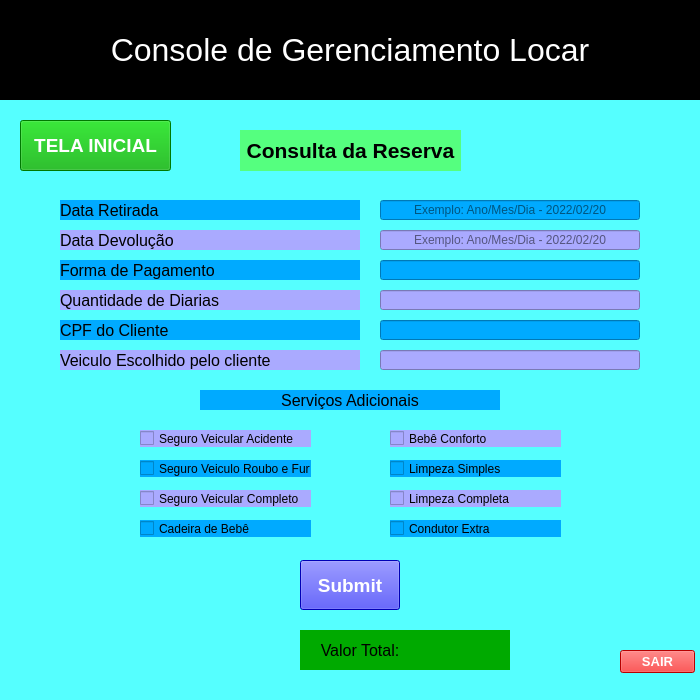
<?xml version="1.0" encoding="UTF-8"?>
<ui version="4.0">
 <class>Locar_Cadastro_Veiculo</class>
 <widget class="QMainWindow" name="Locar_Cadastro_Veiculo">
  <property name="geometry">
   <rect>
    <x>0</x>
    <y>0</y>
    <width>700</width>
    <height>700</height>
   </rect>
  </property>
  <property name="minimumSize">
   <size>
    <width>700</width>
    <height>700</height>
   </size>
  </property>
  <property name="maximumSize">
   <size>
    <width>700</width>
    <height>750</height>
   </size>
  </property>
  <property name="windowTitle">
   <string>Locar</string>
  </property>
  <property name="styleSheet">
   <string notr="true">background-color: rgb(255, 255, 255);
background-color: rgb(85, 255, 255);
</string>
  </property>
  <widget class="QWidget" name="centralwidget">
   <widget class="QLabel" name="subtitulo_console">
    <property name="geometry">
     <rect>
      <x>0</x>
      <y>0</y>
      <width>700</width>
      <height>100</height>
     </rect>
    </property>
    <property name="sizePolicy">
     <sizepolicy hsizetype="Preferred" vsizetype="Preferred">
      <horstretch>0</horstretch>
      <verstretch>0</verstretch>
     </sizepolicy>
    </property>
    <property name="minimumSize">
     <size>
      <width>700</width>
      <height>100</height>
     </size>
    </property>
    <property name="maximumSize">
     <size>
      <width>700</width>
      <height>100</height>
     </size>
    </property>
    <property name="font">
     <font>
      <pointsize>24</pointsize>
     </font>
    </property>
    <property name="styleSheet">
     <string notr="true">background-color: rgb(0, 0, 0);
color: rgb(255, 255, 255);</string>
    </property>
    <property name="lineWidth">
     <number>8</number>
    </property>
    <property name="midLineWidth">
     <number>5</number>
    </property>
    <property name="text">
     <string>Console de Gerenciamento Locar</string>
    </property>
    <property name="textFormat">
     <enum>Qt::PlainText</enum>
    </property>
    <property name="scaledContents">
     <bool>false</bool>
    </property>
    <property name="alignment">
     <set>Qt::AlignCenter</set>
    </property>
   </widget>
   <widget class="QLabel" name="label6">
    <property name="geometry">
     <rect>
      <x>60</x>
      <y>350</y>
      <width>300</width>
      <height>20</height>
     </rect>
    </property>
    <property name="minimumSize">
     <size>
      <width>300</width>
      <height>20</height>
     </size>
    </property>
    <property name="maximumSize">
     <size>
      <width>300</width>
      <height>20</height>
     </size>
    </property>
    <property name="font">
     <font>
      <pointsize>12</pointsize>
      <weight>50</weight>
      <bold>false</bold>
     </font>
    </property>
    <property name="styleSheet">
     <string notr="true">background-color: rgb(170, 170, 255);</string>
    </property>
    <property name="text">
     <string>Veiculo Escolhido pelo cliente</string>
    </property>
    <property name="alignment">
     <set>Qt::AlignLeading|Qt::AlignLeft|Qt::AlignVCenter</set>
    </property>
   </widget>
   <widget class="QLabel" name="label_2">
    <property name="geometry">
     <rect>
      <x>240</x>
      <y>130</y>
      <width>221</width>
      <height>41</height>
     </rect>
    </property>
    <property name="font">
     <font>
      <pointsize>16</pointsize>
      <weight>75</weight>
      <bold>true</bold>
     </font>
    </property>
    <property name="styleSheet">
     <string notr="true">background-color: rgb(85, 255, 127);</string>
    </property>
    <property name="text">
     <string>Consulta da Reserva</string>
    </property>
    <property name="alignment">
     <set>Qt::AlignCenter</set>
    </property>
   </widget>
   <widget class="QLineEdit" name="lineEdit_5">
    <property name="geometry">
     <rect>
      <x>380</x>
      <y>320</y>
      <width>260</width>
      <height>20</height>
     </rect>
    </property>
    <property name="minimumSize">
     <size>
      <width>260</width>
      <height>20</height>
     </size>
    </property>
    <property name="maximumSize">
     <size>
      <width>260</width>
      <height>20</height>
     </size>
    </property>
    <property name="styleSheet">
     <string notr="true">background-color: rgb(0, 170, 255);</string>
    </property>
    <property name="text">
     <string/>
    </property>
   </widget>
   <widget class="QPushButton" name="pushButton_5">
    <property name="geometry">
     <rect>
      <x>620</x>
      <y>650</y>
      <width>75</width>
      <height>23</height>
     </rect>
    </property>
    <property name="font">
     <font>
      <pointsize>10</pointsize>
      <weight>75</weight>
      <bold>true</bold>
     </font>
    </property>
    <property name="styleSheet">
     <string notr="true">background-color: rgb(255, 0, 0);
color: rgb(255, 255, 255);
border-color: rgb(255, 0, 255);</string>
    </property>
    <property name="text">
     <string>SAIR</string>
    </property>
   </widget>
   <widget class="QCheckBox" name="checkBox_6">
    <property name="geometry">
     <rect>
      <x>390</x>
      <y>430</y>
      <width>171</width>
      <height>17</height>
     </rect>
    </property>
    <property name="styleSheet">
     <string notr="true">background-color: rgb(170, 170, 255);</string>
    </property>
    <property name="text">
     <string>Bebê Conforto</string>
    </property>
   </widget>
   <widget class="QCheckBox" name="checkBox_9">
    <property name="geometry">
     <rect>
      <x>140</x>
      <y>460</y>
      <width>171</width>
      <height>17</height>
     </rect>
    </property>
    <property name="styleSheet">
     <string notr="true">background-color: rgb(0, 170, 255);</string>
    </property>
    <property name="text">
     <string>Seguro Veiculo Roubo e Furto</string>
    </property>
   </widget>
   <widget class="QLineEdit" name="lineEdit_6">
    <property name="geometry">
     <rect>
      <x>380</x>
      <y>350</y>
      <width>260</width>
      <height>20</height>
     </rect>
    </property>
    <property name="minimumSize">
     <size>
      <width>260</width>
      <height>20</height>
     </size>
    </property>
    <property name="maximumSize">
     <size>
      <width>260</width>
      <height>20</height>
     </size>
    </property>
    <property name="styleSheet">
     <string notr="true">background-color: rgb(170, 170, 255);</string>
    </property>
    <property name="text">
     <string/>
    </property>
   </widget>
   <widget class="QLabel" name="label7">
    <property name="geometry">
     <rect>
      <x>200</x>
      <y>390</y>
      <width>300</width>
      <height>20</height>
     </rect>
    </property>
    <property name="minimumSize">
     <size>
      <width>300</width>
      <height>20</height>
     </size>
    </property>
    <property name="maximumSize">
     <size>
      <width>300</width>
      <height>20</height>
     </size>
    </property>
    <property name="font">
     <font>
      <pointsize>12</pointsize>
      <weight>50</weight>
      <bold>false</bold>
     </font>
    </property>
    <property name="styleSheet">
     <string notr="true">background-color: rgb(0, 170, 255);</string>
    </property>
    <property name="text">
     <string>Serviços Adicionais</string>
    </property>
    <property name="alignment">
     <set>Qt::AlignCenter</set>
    </property>
   </widget>
   <widget class="QLabel" name="label2">
    <property name="geometry">
     <rect>
      <x>60</x>
      <y>230</y>
      <width>300</width>
      <height>20</height>
     </rect>
    </property>
    <property name="minimumSize">
     <size>
      <width>300</width>
      <height>20</height>
     </size>
    </property>
    <property name="maximumSize">
     <size>
      <width>300</width>
      <height>20</height>
     </size>
    </property>
    <property name="font">
     <font>
      <pointsize>12</pointsize>
      <weight>50</weight>
      <bold>false</bold>
     </font>
    </property>
    <property name="styleSheet">
     <string notr="true">background-color: rgb(170, 170, 255);</string>
    </property>
    <property name="text">
     <string>Data Devolução</string>
    </property>
    <property name="alignment">
     <set>Qt::AlignLeading|Qt::AlignLeft|Qt::AlignVCenter</set>
    </property>
   </widget>
   <widget class="QCheckBox" name="checkBox_12">
    <property name="geometry">
     <rect>
      <x>390</x>
      <y>520</y>
      <width>171</width>
      <height>17</height>
     </rect>
    </property>
    <property name="styleSheet">
     <string notr="true">background-color: rgb(0, 170, 255);</string>
    </property>
    <property name="text">
     <string>Condutor Extra</string>
    </property>
   </widget>
   <widget class="QLabel" name="label5">
    <property name="geometry">
     <rect>
      <x>60</x>
      <y>320</y>
      <width>300</width>
      <height>20</height>
     </rect>
    </property>
    <property name="minimumSize">
     <size>
      <width>300</width>
      <height>20</height>
     </size>
    </property>
    <property name="maximumSize">
     <size>
      <width>300</width>
      <height>20</height>
     </size>
    </property>
    <property name="font">
     <font>
      <pointsize>12</pointsize>
      <weight>50</weight>
      <bold>false</bold>
     </font>
    </property>
    <property name="styleSheet">
     <string notr="true">background-color: rgb(0, 170, 255);</string>
    </property>
    <property name="text">
     <string>CPF do Cliente</string>
    </property>
    <property name="alignment">
     <set>Qt::AlignLeading|Qt::AlignLeft|Qt::AlignVCenter</set>
    </property>
   </widget>
   <widget class="QLabel" name="label7_2">
    <property name="geometry">
     <rect>
      <x>300</x>
      <y>630</y>
      <width>120</width>
      <height>40</height>
     </rect>
    </property>
    <property name="minimumSize">
     <size>
      <width>120</width>
      <height>40</height>
     </size>
    </property>
    <property name="maximumSize">
     <size>
      <width>120</width>
      <height>20</height>
     </size>
    </property>
    <property name="font">
     <font>
      <pointsize>12</pointsize>
      <weight>50</weight>
      <bold>false</bold>
     </font>
    </property>
    <property name="styleSheet">
     <string notr="true">background-color: rgb(0, 170, 0);</string>
    </property>
    <property name="text">
     <string>Valor Total:</string>
    </property>
    <property name="alignment">
     <set>Qt::AlignCenter</set>
    </property>
   </widget>
   <widget class="QLabel" name="label3">
    <property name="geometry">
     <rect>
      <x>60</x>
      <y>260</y>
      <width>300</width>
      <height>20</height>
     </rect>
    </property>
    <property name="minimumSize">
     <size>
      <width>300</width>
      <height>20</height>
     </size>
    </property>
    <property name="maximumSize">
     <size>
      <width>300</width>
      <height>20</height>
     </size>
    </property>
    <property name="font">
     <font>
      <pointsize>12</pointsize>
      <weight>50</weight>
      <bold>false</bold>
     </font>
    </property>
    <property name="styleSheet">
     <string notr="true">background-color: rgb(0, 170, 255);</string>
    </property>
    <property name="text">
     <string>Forma de Pagamento</string>
    </property>
    <property name="alignment">
     <set>Qt::AlignLeading|Qt::AlignLeft|Qt::AlignVCenter</set>
    </property>
   </widget>
   <widget class="QCheckBox" name="checkBox_5">
    <property name="geometry">
     <rect>
      <x>390</x>
      <y>490</y>
      <width>171</width>
      <height>17</height>
     </rect>
    </property>
    <property name="styleSheet">
     <string notr="true">background-color: rgb(170, 170, 255);</string>
    </property>
    <property name="text">
     <string>Limpeza Completa</string>
    </property>
   </widget>
   <widget class="QPushButton" name="pushButton_2">
    <property name="geometry">
     <rect>
      <x>300</x>
      <y>560</y>
      <width>100</width>
      <height>50</height>
     </rect>
    </property>
    <property name="minimumSize">
     <size>
      <width>100</width>
      <height>50</height>
     </size>
    </property>
    <property name="maximumSize">
     <size>
      <width>100</width>
      <height>50</height>
     </size>
    </property>
    <property name="font">
     <font>
      <pointsize>14</pointsize>
      <weight>75</weight>
      <bold>true</bold>
     </font>
    </property>
    <property name="styleSheet">
     <string notr="true">background-color: rgb(0, 0, 255);
color: rgb(255, 255, 255);</string>
    </property>
    <property name="text">
     <string>Submit</string>
    </property>
   </widget>
   <widget class="QLineEdit" name="lineEdit_2">
    <property name="geometry">
     <rect>
      <x>380</x>
      <y>230</y>
      <width>260</width>
      <height>20</height>
     </rect>
    </property>
    <property name="minimumSize">
     <size>
      <width>260</width>
      <height>20</height>
     </size>
    </property>
    <property name="maximumSize">
     <size>
      <width>260</width>
      <height>20</height>
     </size>
    </property>
    <property name="styleSheet">
     <string notr="true">background-color: rgb(170, 170, 255);</string>
    </property>
    <property name="text">
     <string/>
    </property>
    <property name="alignment">
     <set>Qt::AlignCenter</set>
    </property>
    <property name="placeholderText">
     <string>Exemplo: Ano/Mes/Dia - 2022/02/20</string>
    </property>
   </widget>
   <widget class="QLineEdit" name="lineEdit_3">
    <property name="geometry">
     <rect>
      <x>380</x>
      <y>260</y>
      <width>260</width>
      <height>20</height>
     </rect>
    </property>
    <property name="minimumSize">
     <size>
      <width>260</width>
      <height>20</height>
     </size>
    </property>
    <property name="maximumSize">
     <size>
      <width>260</width>
      <height>20</height>
     </size>
    </property>
    <property name="styleSheet">
     <string notr="true">background-color: rgb(0, 170, 255);</string>
    </property>
    <property name="text">
     <string/>
    </property>
   </widget>
   <widget class="QLabel" name="label4">
    <property name="geometry">
     <rect>
      <x>60</x>
      <y>290</y>
      <width>300</width>
      <height>20</height>
     </rect>
    </property>
    <property name="minimumSize">
     <size>
      <width>300</width>
      <height>20</height>
     </size>
    </property>
    <property name="maximumSize">
     <size>
      <width>300</width>
      <height>20</height>
     </size>
    </property>
    <property name="font">
     <font>
      <pointsize>12</pointsize>
      <weight>50</weight>
      <bold>false</bold>
     </font>
    </property>
    <property name="styleSheet">
     <string notr="true">background-color: rgb(170, 170, 255);</string>
    </property>
    <property name="text">
     <string>Quantidade de Diarias</string>
    </property>
    <property name="alignment">
     <set>Qt::AlignLeading|Qt::AlignLeft|Qt::AlignVCenter</set>
    </property>
   </widget>
   <widget class="QLineEdit" name="lineEdit_4">
    <property name="geometry">
     <rect>
      <x>380</x>
      <y>290</y>
      <width>260</width>
      <height>20</height>
     </rect>
    </property>
    <property name="minimumSize">
     <size>
      <width>260</width>
      <height>20</height>
     </size>
    </property>
    <property name="maximumSize">
     <size>
      <width>260</width>
      <height>20</height>
     </size>
    </property>
    <property name="styleSheet">
     <string notr="true">background-color: rgb(170, 170, 255);</string>
    </property>
    <property name="text">
     <string/>
    </property>
   </widget>
   <widget class="QCheckBox" name="checkBox">
    <property name="geometry">
     <rect>
      <x>140</x>
      <y>430</y>
      <width>171</width>
      <height>17</height>
     </rect>
    </property>
    <property name="styleSheet">
     <string notr="true">background-color: rgb(170, 170, 255);</string>
    </property>
    <property name="text">
     <string>Seguro Veicular Acidente</string>
    </property>
   </widget>
   <widget class="QLineEdit" name="lineEdit">
    <property name="geometry">
     <rect>
      <x>380</x>
      <y>200</y>
      <width>260</width>
      <height>20</height>
     </rect>
    </property>
    <property name="minimumSize">
     <size>
      <width>260</width>
      <height>20</height>
     </size>
    </property>
    <property name="maximumSize">
     <size>
      <width>260</width>
      <height>20</height>
     </size>
    </property>
    <property name="styleSheet">
     <string notr="true">background-color: rgb(0, 170, 255);</string>
    </property>
    <property name="text">
     <string/>
    </property>
    <property name="alignment">
     <set>Qt::AlignCenter</set>
    </property>
    <property name="placeholderText">
     <string>Exemplo: Ano/Mes/Dia - 2022/02/20</string>
    </property>
   </widget>
   <widget class="QCheckBox" name="checkBox_2">
    <property name="geometry">
     <rect>
      <x>140</x>
      <y>490</y>
      <width>171</width>
      <height>17</height>
     </rect>
    </property>
    <property name="styleSheet">
     <string notr="true">background-color: rgb(170, 170, 255);</string>
    </property>
    <property name="text">
     <string>Seguro Veicular Completo</string>
    </property>
   </widget>
   <widget class="QCheckBox" name="checkBox_13">
    <property name="geometry">
     <rect>
      <x>390</x>
      <y>460</y>
      <width>171</width>
      <height>17</height>
     </rect>
    </property>
    <property name="styleSheet">
     <string notr="true">background-color: rgb(0, 170, 255);</string>
    </property>
    <property name="text">
     <string>Limpeza Simples</string>
    </property>
   </widget>
   <widget class="QPushButton" name="pushButton_4">
    <property name="geometry">
     <rect>
      <x>20</x>
      <y>120</y>
      <width>151</width>
      <height>51</height>
     </rect>
    </property>
    <property name="font">
     <font>
      <pointsize>14</pointsize>
      <weight>75</weight>
      <bold>true</bold>
     </font>
    </property>
    <property name="styleSheet">
     <string notr="true">background-color: rgb(0, 0, 255);
background-color: rgb(0, 170, 0);
color: rgb(255, 255, 255);</string>
    </property>
    <property name="text">
     <string>TELA INICIAL</string>
    </property>
   </widget>
   <widget class="QLabel" name="label7_3">
    <property name="geometry">
     <rect>
      <x>420</x>
      <y>630</y>
      <width>90</width>
      <height>40</height>
     </rect>
    </property>
    <property name="minimumSize">
     <size>
      <width>90</width>
      <height>40</height>
     </size>
    </property>
    <property name="maximumSize">
     <size>
      <width>90</width>
      <height>40</height>
     </size>
    </property>
    <property name="font">
     <font>
      <pointsize>12</pointsize>
      <weight>50</weight>
      <bold>false</bold>
     </font>
    </property>
    <property name="styleSheet">
     <string notr="true">background-color: rgb(0, 170, 0);</string>
    </property>
    <property name="text">
     <string/>
    </property>
    <property name="alignment">
     <set>Qt::AlignCenter</set>
    </property>
   </widget>
   <widget class="QCheckBox" name="checkBox_10">
    <property name="geometry">
     <rect>
      <x>140</x>
      <y>520</y>
      <width>171</width>
      <height>17</height>
     </rect>
    </property>
    <property name="styleSheet">
     <string notr="true">background-color: rgb(0, 170, 255);</string>
    </property>
    <property name="text">
     <string>Cadeira de Bebê</string>
    </property>
   </widget>
   <widget class="QLabel" name="label1">
    <property name="geometry">
     <rect>
      <x>60</x>
      <y>200</y>
      <width>300</width>
      <height>20</height>
     </rect>
    </property>
    <property name="minimumSize">
     <size>
      <width>300</width>
      <height>20</height>
     </size>
    </property>
    <property name="maximumSize">
     <size>
      <width>300</width>
      <height>20</height>
     </size>
    </property>
    <property name="font">
     <font>
      <pointsize>12</pointsize>
      <weight>50</weight>
      <bold>false</bold>
     </font>
    </property>
    <property name="styleSheet">
     <string notr="true">background-color: rgb(0, 170, 255);</string>
    </property>
    <property name="text">
     <string>Data Retirada</string>
    </property>
    <property name="alignment">
     <set>Qt::AlignLeading|Qt::AlignLeft|Qt::AlignVCenter</set>
    </property>
   </widget>
  </widget>
  <widget class="QStatusBar" name="statusbar"/>
 </widget>
 <resources/>
 <connections/>
</ui>
